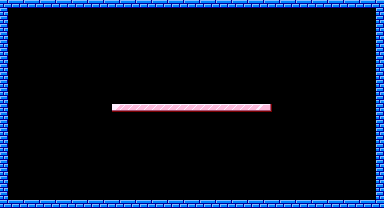

This is a level from a 2D game, rendered from its Tiled map with the project's own tilesets. A one-line summary and the map file follow, with tile-layer data summarised:
An orthogonal 48x26 tile map with 8x8 px tiles, 3 tile layers (Background, Interactive, Foreground).

<map version="1.10" tiledversion="1.10.2" orientation="orthogonal" renderorder="right-down" width="48" height="26" tilewidth="8" tileheight="8" infinite="0" nextlayerid="5" nextobjectid="1">
 <tileset firstgid="1" source="Pang.tsx" />
 <layer id="1" name="Background" width="48" height="26">
  <data>[1248 cells, 0 non-empty, 0 distinct tile ids]</data>
 </layer>
 <layer id="2" name="Interactive" width="48" height="26">
  <data>[1248 cells, 164 non-empty, 7 distinct tile ids]</data>
 </layer>
 <layer id="3" name="Foreground" width="48" height="26">
  <data>[1248 cells, 0 non-empty, 0 distinct tile ids]</data>
 </layer>
</map>
